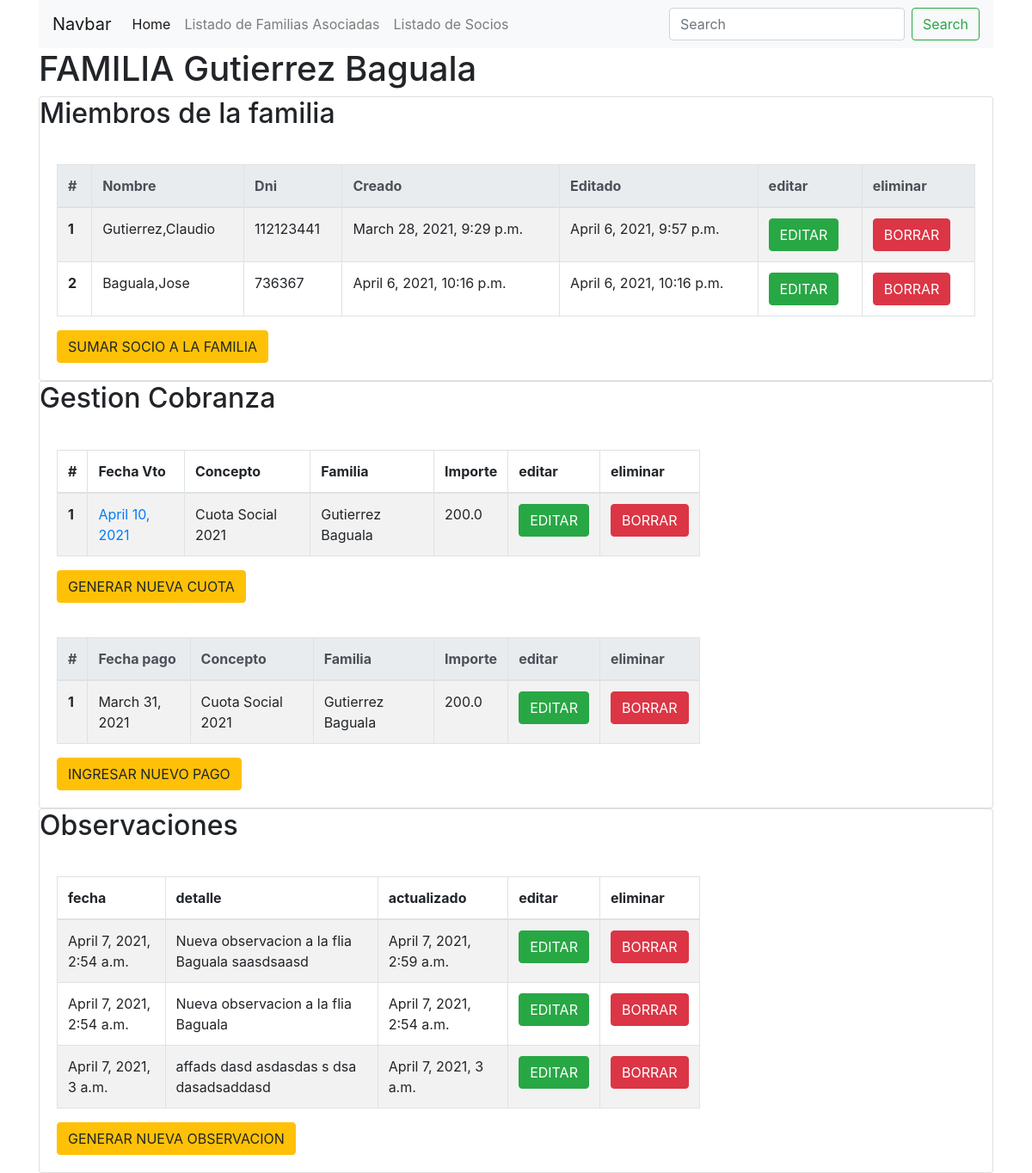
The app's page /socios/familia/1 (signed in) with its own data.
### socios/models.py (models this page shows, shortened)
class Familia(models.Model):
    familia_crm_id = models.CharField(max_length=50)
    crm_id = models.IntegerField(unique=True) # unique=True
    direccion_calle = models.CharField(max_length=50,blank=True)
    direccion_numero = models.CharField(max_length=50,blank=True)
    direccion_depto = models.CharField(max_length=50,blank=True)
    direccion_localidad = models.CharField(max_length=50,blank=True)
    direccion_provincia = models.CharField(max_length=50,blank=True)
    contacto = models.CharField(max_length=200,blank=True)
    creado = models.DateTimeField('creado',auto_now_add=True)
    actualizado = models.DateTimeField('actualizado',auto_now=True)
    def __str__(self):
        return  self.familia_crm_id

class Socio(models.Model):
    CATEGORIAS_CHOISES = [
        ( 0,"inactivo"),
        ( 1,"beneficiario"),
        ( 2,"dirigente"),
        ( 3,"recurso adulto"),
        ( 4,"resp.beneficiario"),
        ( 5,"colaborador")
        ]
    RAMAS_CHOISES = [
        ( 0,"ninguna"),
        ( 1,"manada"),
        ( 2,"unidad scout"),
        ( 3,"caminantes"),
        ( 4,"rovers")
        ]
    nombres = models.CharField(max_length=50)
    apellidos = models.CharField(max_length=50)
    dni = models.CharField(max_length=15,unique=True)
    fecha_nacimiento = models.DateField('fecha_nacimiento',null=True)
    creado = models.DateTimeField('creado',auto_now_add=True)
    actualizado = models.DateTimeField('actualizado',auto_now=True)
    familia=models.ForeignKey(Familia, on_delete=models.CASCADE)
    categoria=models.IntegerField(default=0, choices=CATEGORIAS_CHOISES)
    rama=models.IntegerField(default=0, choices=RAMAS_CHOISES)
    def __str__(self):
        return  "{}, {}".format(self.apellidos,self.nombres)

class Observaciones(models.Model):
    detalle = models.CharField(max_length=400)
    familia = models.ForeignKey(Familia, on_delete=models.CASCADE,blank=True, null=True)
    creado = models.DateTimeField('creado',auto_now_add=True)
    actualizado = models.DateTimeField('actualizado',auto_now=True)

### cuotas/models.py (models this page shows)
class CuotaSocialFamilia(models.Model):
    vencimiento = models.DateField('vencimiento')
    importe_cuota = models.FloatField()
    creado = models.DateTimeField('creado',auto_now_add=True)
    actualizado = models.DateTimeField('actualizado',auto_now=True)
    plan_de_pago = models.ForeignKey(PlanDePago, on_delete=models.CASCADE)
    familia = models.ForeignKey(Familia, on_delete=models.CASCADE)
    def __str__(self):
        return  "Concepto: {} | Familia:{} | Vto:{}".format(self.plan_de_pago,self.familia, self.vencimiento)

class PlanDePago(models.Model):
    crm_id = models.CharField(max_length=30)
    nombre = models.CharField(max_length=50)
    descripcion = models.CharField(max_length=300)
    creado = models.DateTimeField('creado',auto_now_add=True)
    actualizado = models.DateTimeField('actualizado',auto_now=True)
    cantidad_cuotas = models.IntegerField('cantidad_cuotas')
    vto_primera_cuota = models.DateField('vto_primera_cuota')
    importe_cuota = models.FloatField()
    def __str__(self):
        return  "{}".format(self.nombre)

class CuotaPago(models.Model):
    importe = models.FloatField('cobrado',default=0.0)
    creado = models.DateTimeField('creado',auto_now_add=True)
    actualizado = models.DateTimeField('actualizado',auto_now=True)
    fecha_cobro = models.DateField('fecha_cobro',default=date.today)
    aplica_pago_plan = models.ForeignKey(PlanDePago, on_delete=models.CASCADE)
    familia = models.ForeignKey(Familia, on_delete=models.CASCADE)
    def __str__(self):
        return  "Concepto: {} | Familia:{} | Vto:{}".format(self.aplica_pago_plan,self.familia, self.importe)

### socios/views.py (the view)
# urls.py: path('familia/<int:familia_id>', views.familia_detalle, name='familia_detalle'),
def familia_detalle(request, familia_id, error_message=''):
    try:
        familia_socios = Familia.objects.get(pk=familia_id)
        socios = Socio.objects.filter(familia_id=familia_socios.id)
        print(socios)
        plan_de_pago = CuotaSocialFamilia.objects.filter(familia_id=familia_socios.id)
        print(plan_de_pago)
        print("-------------")
        pagos = CuotaPago.objects.filter(familia_id=familia_socios.id)
        print(pagos)
        print("-------------")
        observaciones = Observaciones.objects.filter(familia_id=familia_socios.id)
        print(pagos)
        print("-------------")
    except Exception as err:
        raise Http404("Unexpected error: {0}".format(err))
    return render(request, 'socios/familia_detalle.html', {'familia': familia_socios,'socios':socios,'cuotas':plan_de_pago,'pagos':pagos, 'observaciones':observaciones, 'error_message': error_message })

### socios/templates/socios/familia_detalle.html (shortened to what this page needs)
{% extends "base_site.html" %}
{% block content %}
<h1>FAMILIA {{ familia.familia_crm_id }}</h1>
<div class="card">
    <div class="card-title">
        <h2>Miembros de la familia</h2>
    </div>
    <div class="card-body">
        {% include "socios/familia_miembros.html" %}
    </div>
</div>
<div class="card">
    <div class="card-title">
        <h2>Gestion Cobranza</h2>
    </div>
    <div class="card-body">
        {% include "cuotas/cuotas_lista.html" %}
    </div>
    <div class="card-body">
        {% include "cuotas/pagos_lista.html" %}
    </div>
</div>
<div class="card">
    <div class="card-title">
        <h2>Observaciones</h2>
    </div>
    <div class="card-body">
        {% include "socios/observaciones.html" %}
    </div>
</div>
{% endblock content %}

### socios/templates/socios/familia_miembros.html
{% block familia_miembros %}
{% if socios %}
<table id="example" class="table table-striped table-bordered table-hover table-responsive-xl" style="width:100%">
  <thead class="thead-light">
    <tr>
      <th scope="col">#</th>
      <th scope="col">Nombre</th>
      <th scope="col">Dni</th>
      <th scope="col">Creado</th>
      <th scope="col">Editado</th>
      <th scope="col">editar</th>
      <th scope="col">eliminar</th>
    </tr>
  </thead>
  <tbody>
    {% for socio in socios %}
    <tr>
      <th scope="row">{{ forloop.counter }}</th>
      <td>{{ socio.apellidos }},{{ socio.nombres }}</td>
      <td>{{ socio.dni }}</td>
      <td>{{ socio.creado }}</td>
      <td>{{ socio.actualizado }}</td>
      <td><a class="btn btn-success" href={% url 'socios:socio_editar' socio_id=socio.pk %}>EDITAR</a></td>
      <td><a class="btn btn-danger" href={% url 'socios:socio_borrar' socio_id=socio.pk %}>BORRAR</a></td>
    </tr>
    {% endfor %}
  </tbody>
</table>
{% else %}
<p>No familias are available.</p>
{% endif %}
<a class="btn btn-warning" href="{% url 'socios:socio_nuevo' familia_id=familia.pk %}" >SUMAR SOCIO A LA FAMILIA</a>
{% endblock familia_miembros %}

### cuotas/templates/cuotas/cuotas_lista.html
{% block cuotas_lista %}
{% if cuotas %}
<table id="example" class="table table-striped table-bordered table-hover table-responsive-xl" style="width:70%">
  <thead>
    <tr>
      <th scope="col">#</th>
      <th scope="col">Fecha Vto</th>
      <th scope="col">Concepto</th>
      <th scope="col">Familia</th>
      <th scope="col">Importe</th>
      <th scope="col">editar</th>
      <th scope="col">eliminar</th>
    </tr>
  </thead>
  {% for cuota in cuotas %}
  <tbody>
    <tr>
      <th scope="row">{{ cuota.id }}</th>
      <td><a href="/cuotas/cuotasocialfamilia/{{ cuota.id }}">{{ cuota.vencimiento }}</a></td>
      <td>{{ cuota.plan_de_pago }}</td>
      <td>{{ cuota.familia }}</td>
      <td>{{ cuota.importe_cuota }}</td>
      <td><a class="btn btn-success" href={% url 'cuotas:editar_cuota' cuota_id=cuota.pk %}>EDITAR</a></td>
      <td><a class="btn btn-danger" href={% url 'cuotas:borrar_cuota' cuota_id=cuota.pk %}>BORRAR</a></td>
    </tr>
  </tbody>
    {% endfor %}
  </table>
{% else %}
    <p>No cuotas are available.</p>
{% endif %}
<a class="btn btn-warning" href="{% url 'cuotas:nueva_cuota' familia_id=familia.pk %}" >GENERAR NUEVA CUOTA </a>
{% endblock cuotas_lista %}

### cuotas/templates/cuotas/pagos_lista.html
{% block pagos_lista %}
{% if pagos %}
<table id="example" class="table table-striped table-bordered table-hover table-responsive-xl" style="width:70%">
  <thead class="thead-light">
    <tr>
      <th scope="col">#</th>
      <th scope="col">Fecha pago</th>
      <th scope="col">Concepto</th>
      <th scope="col">Familia</th>
      <th scope="col">Importe</th>
      <th scope="col">editar</th>
      <th scope="col">eliminar</th>
    </tr>
  </thead>
  <tbody>
  {% for pago in pagos %}
    <tr>
      <th scope="row">{{ pago.id }}</th>
      <td>{{pago.fecha_cobro}}</td>
      <td>{{ pago.aplica_pago_plan }}</td>
      <td>{{ pago.familia }}</td>
      <td>{{ pago.importe }}</td>
      <td><a class="btn btn-success" href={% url 'cuotas:nuevo_pago' familia_id=familia.pk pago_id=pago.pk %}>EDITAR</a></td>
      <td><a class="btn btn-danger" href={% url 'cuotas:borrar_pago' pago_id=pago.pk %}>BORRAR</a></td>
    </tr>
    {% endfor %}
  </tbody>
  </table>
{% else %}
    <p>No cuotas are available.</p>
{% endif %}
<a class="btn btn-warning" href="{% url 'cuotas:nuevo_pago' familia_id=familia.pk pago_id=0 %}" >INGRESAR NUEVO PAGO </a>
{% endblock pagos_lista %}

### socios/templates/socios/observaciones.html
{% block observaciones %}
{% if observaciones %}
<table id="example" class="table table-striped table-bordered table-hover table-responsive-xl" style="width:70%">
    <thead>
        <tr>
            <th scope="col">fecha</th>
            <th scope="col">detalle</th>
            <th scope="col">actualizado</th>
            <th scope="col">editar</th>
            <th scope="col">eliminar</th>
        </tr>
    </thead>
    <tbody>
    {% for observacion in observaciones %}
        <tr>
            <td>{{ observacion.creado}}</td>
            <td>{{ observacion.detalle}}</td>
            <td>{{ observacion.actualizado }}</td>
            <td><a class="btn btn-success" href={% url 'socios:observacion_nuevo' familia_id=familia.pk observacion_id=observacion.pk %}>EDITAR</a></td>
            <td><a class="btn btn-danger" href={% url 'socios:observacion_borrar' observacion_id=observacion.pk %}>BORRAR</a></td>
        </tr>
    {% endfor %}
    </tbody>
</table>
{% else %}
<p>No observaciones are available.</p>
{% endif %}
<a class="btn btn-warning" href="{% url 'socios:observacion_nuevo' familia_id=familia.pk observacion_id=0 %}" >GENERAR NUEVA OBSERVACION </a>
{% endblock observaciones %}

### records on screen
Familia: familia_crm_id "Gutierrez Baguala"
Socio: apellidos "Gutierrez", nombres "Claudio", dni "112123441", creado "March 28, 2021, 9:29 p.m.", actualizado "April 6, 2021, 9:57 p.m."
Socio: apellidos "Baguala", nombres "Jose", dni "736367", creado "April 6, 2021, 10:16 p.m.", actualizado "April 6, 2021, 10:16 p.m."
CuotaSocialFamilia: id "1", vencimiento "April 10, 2021", plan_de_pago "Cuota Social 2021", familia "Gutierrez Baguala", importe_cuota "200.0"
CuotaPago: id "1", fecha_cobro "March 31, 2021", aplica_pago_plan "Cuota Social 2021", familia "Gutierrez Baguala", importe "200.0"
Observaciones: creado "April 7, 2021, 2:54 a.m.", detalle "Nueva observacion a la flia Baguala saasdsaasd", actualizado "April 7, 2021, 2:59 a.m."
Observaciones: creado "April 7, 2021, 2:54 a.m.", detalle "Nueva observacion a la flia Baguala", actualizado "April 7, 2021, 2:54 a.m."
Observaciones: creado "April 7, 2021, 3 a.m.", detalle "affads dasd asdasdas s dsa dasadsaddasd", actualizado "April 7, 2021, 3 a.m."
